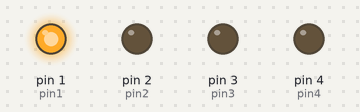
The sketch below on a simulated Arduino Uno, built with avr-gcc and run on an emulated ATmega328P. Parts: output pins drawn as LEDs (lit = HIGH).

Above: at 0.2 s.
At 1.2 s:
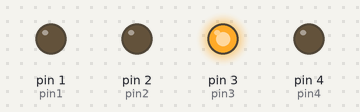
At 1.7 s:
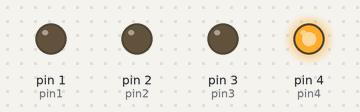
At 2.2 s:
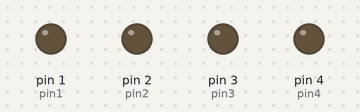
At 4.7 s:
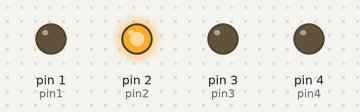
Timing chart, 0 to 5.2 s (numbered marks = the images above):
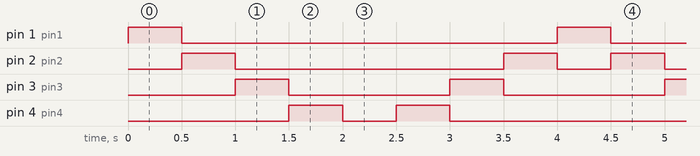

The sketch:

W3-DelayedLedsWithForLoop.ino
```cpp
//Week 3 - Delayed leds with for loop.

int pin1 = 1;
int pin2 = 2;
int pin3 = 3;
int pin4 = 4;
int timer = 500;

void setup()
{
  for(int pinSet = 1; pinSet < 5; pinSet++){
    pinMode(pinSet,OUTPUT);
  }
}

void loop()
{

  for(int pinSet = 1; pinSet < 5; pinSet++){
    digitalWrite(pinSet, HIGH);
    delay(timer);
    digitalWrite(pinSet, LOW);
  }
  for(int pinSet = 5; pinSet > 1; pinSet--){
    digitalWrite(pinSet, HIGH);
    delay(timer);
    digitalWrite(pinSet, LOW);
  }
}
```

Measured:
- by itself, pin 1 (pin1): alternates HIGH for 0.50 s and LOW for 3.5 s
- by itself, pin 2 (pin2): repeats every 4.0 s: LOW 2.5 s, HIGH 0.50 s, LOW 0.50 s, HIGH 0.50 s
- by itself, pin 3 (pin3): alternates HIGH for 0.50 s and LOW for 1.5 s
- by itself, pin 4 (pin4): repeats every 4.0 s: LOW 0.50 s, HIGH 0.50 s, LOW 2.5 s, HIGH 0.50 s
